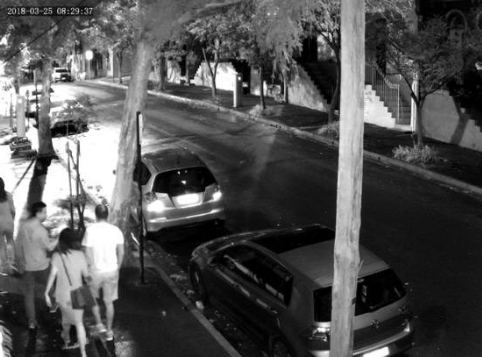
#> input picture practice_02/questation_02/image.png, 482 x 357 px
$ python code_01.py
#> lines starting #> are read from the running program, lines starting #| are printed output that depends on the picture
#> further down, img is the input picture: shape (357, 482); min 0, max 255, mean 80.8
import cv2
import numpy as np


def apply_contrast_stretch(img, a, ya, b, yb):
#> called with a = 10, ya = 10, b = 100, yb = 150
    img = img.astype(np.float32)

    L = 255.0
    out = np.zeros_like(img)

    m1 = ya / max(a, 1)
    out[img <= a] = m1 * img[img <= a]
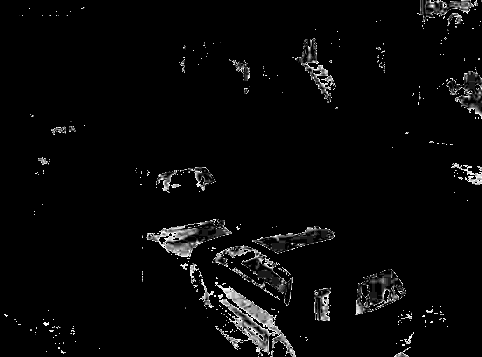
#> out: shape (357, 482) float32; min 0, max 10, mean 0.321; drawn with min black and max white

    m2 = (yb - ya) / max(b - a, 1)
    out[(img > a) & (img <= b)] = ya + m2 * (img[(img > a) & (img <= b)] - a)
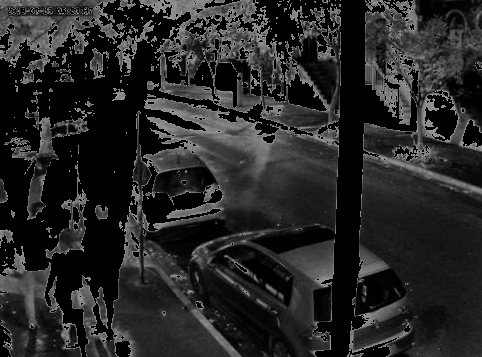
#> out: shape (357, 482) float32; min 0, max 150, mean 38.6

    m3 = (L - yb) / max(L - b, 1)
    out[img > b] = yb + m3 * (img[img > b] - b)
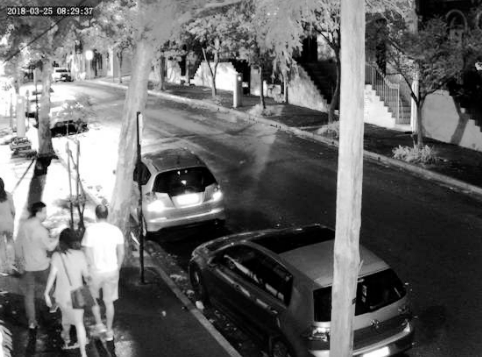
#> out: shape (357, 482) float32; min 0, max 255, mean 101.6

    return np.clip(out, 0, 255).astype(np.uint8)


img = cv2.imread("image.png", 0)

cv2.namedWindow("Contrast Stretching")

cv2.createTrackbar("a", "Contrast Stretching", 10, 255, lambda x: None)
cv2.createTrackbar("ya", "Contrast Stretching", 10, 255, lambda x: None)
cv2.createTrackbar("b", "Contrast Stretching", 100, 255, lambda x: None)
cv2.createTrackbar("yb", "Contrast Stretching", 150, 255, lambda x: None)

while True:
    a = cv2.getTrackbarPos("a", "Contrast Stretching")
    ya = cv2.getTrackbarPos("ya", "Contrast Stretching")
    b = cv2.getTrackbarPos("b", "Contrast Stretching")
    yb = cv2.getTrackbarPos("yb", "Contrast Stretching")

    if a >= b:
        b = a + 1

    result = apply_contrast_stretch(img, a, ya, b, yb)

    cv2.imshow("Contrast Stretching", result)

    if cv2.waitKey(1) == 27:  # ESC to exit
#> (key Esc is pressed here)
        break

cv2.destroyAllWindows()

$ run again, with practice_02/questation_02/BestValue.png copied over practice_02/questation_02/image.png
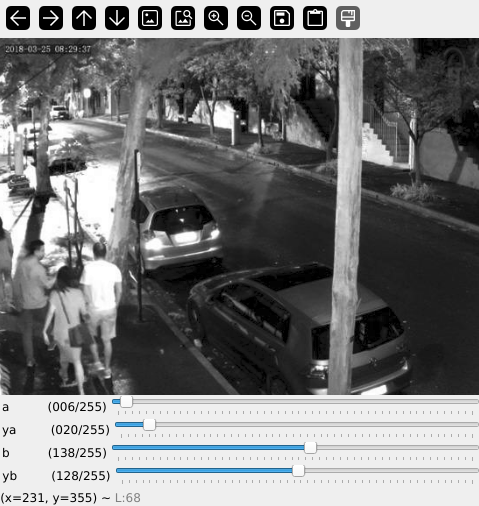
#> input picture practice_02/questation_02/BestValue.png, 479 x 506 px
#> in apply_contrast_stretch, `out[(img > a) & (img <= b)] = ya + m2 * (img[(img > a) & (img <= b)] -..`:
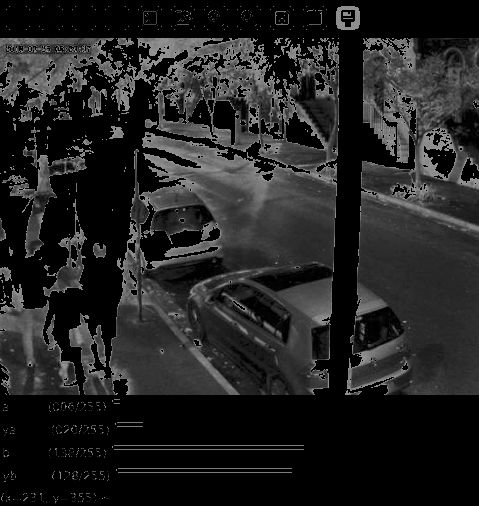
#> out: shape (506, 479) float32; min 0, max 150, mean 34.8
#> in apply_contrast_stretch, `out[img > b] = yb + m3 * (img[img > b] - b)`:
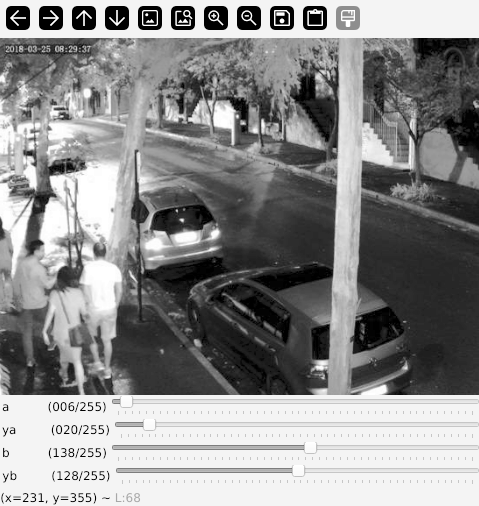
#> out: shape (506, 479) float32; min 0, max 255, mean 140.3
